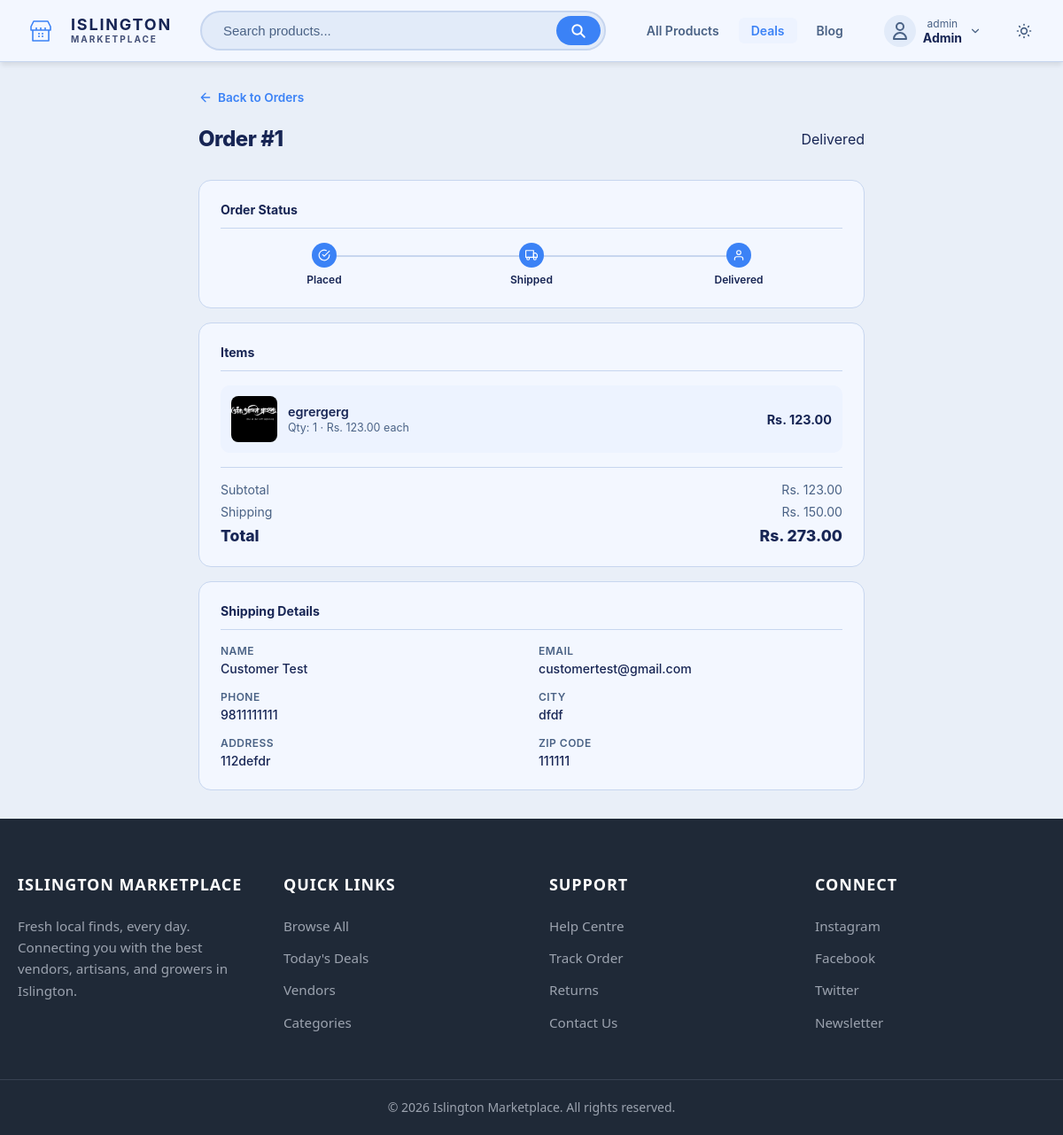
Page /orders/1/ (signed in) on the committed database.
### orders/models.py (models this page shows, shortened)
class Order(models.Model):
    STATUS_CHOICES = [
        ('placed', 'Placed'),
        ('shipped', 'Shipped'),
        ('delivered', 'Delivered'),
    ]
    user = models.ForeignKey(settings.AUTH_USER_MODEL, on_delete=models.CASCADE, related_name='orders')
    first_name = models.CharField(max_length=100)
    last_name = models.CharField(max_length=100)
    email = models.EmailField()
    phone = models.CharField(max_length=20, blank=True)
    address = models.TextField()
    city = models.CharField(max_length=100)
    zip_code = models.CharField(max_length=20)
    PAYMENT_METHOD_CHOICES = [
        ('cod', 'Cash on Delivery'),
        ('card', 'Card Payment'),
    ]
    status = models.CharField(max_length=20, choices=STATUS_CHOICES, default='placed')
    payment_method = models.CharField(max_length=10, choices=PAYMENT_METHOD_CHOICES, default='cod')
    subtotal = models.DecimalField(max_digits=10, decimal_places=2)
    shipping = models.DecimalField(max_digits=10, decimal_places=2, default=0)
    total = models.DecimalField(max_digits=10, decimal_places=2)
    created_at = models.DateTimeField(auto_now_add=True)
    updated_at = models.DateTimeField(auto_now=True)
    class Meta:
        ordering = ['-created_at']
    def get_status_badge_class(self):
        return {
            'placed': 'order-status-placed',
            'shipped': 'order-status-shipped',
            'delivered': 'order-status-delivered',
        }.get(self.status, '')

class OrderItem(models.Model):
    order = models.ForeignKey(Order, on_delete=models.CASCADE, related_name='items')
    product = models.ForeignKey(Product, on_delete=models.SET_NULL, null=True)
    product_name = models.CharField(max_length=200)
    product_price = models.DecimalField(max_digits=10, decimal_places=2)
    quantity = models.PositiveIntegerField(default=1)
    seller = models.ForeignKey(
        'accounts.Seller', on_delete=models.SET_NULL, null=True, blank=True, related_name='sold_items'
    )
    @property
    def line_total(self):
        return self.product_price * self.quantity

### Product/models.py (models this page shows, shortened)
class Product(models.Model):
    seller = models.ForeignKey(Seller, on_delete=models.CASCADE, null=True, blank=True, related_name='products')
    name = models.CharField(max_length=200)
    description = models.TextField(blank=True)
    price = models.DecimalField(max_digits=10, decimal_places=2)
    image = models.ImageField(upload_to='products/', blank=True, null=True)
    created_at = models.DateTimeField(auto_now_add=True)
    category = models.ForeignKey(Category, on_delete=models.SET_NULL, null=True, blank=True, related_name='products')
    is_approved = models.BooleanField(default=False)
    class Meta:
        ordering = ['-created_at']

### orders/views.py (the view)
# urls.py: path('orders/<int:order_id>/', views.order_detail, name='order_detail'),
@login_required
def order_detail(request, order_id):
    order = get_object_or_404(Order, id=order_id)
    if order.user != request.user and not request.user.is_staff:
        messages.error(request, 'You do not have permission to view this order.')
        return redirect('my_orders')
    return render(request, 'orders/order_detail.html', {'order': order})

### cart/context_processors.py (called while the page is built)
def cart_context(request):
    cart = request.session.get('cart', {})
    return {'cart_product_ids': set(cart.keys())}

### orders/templates/orders/order_detail.html (shortened to what this page needs)
{% extends 'layouts/base.html' %}
{% load static %}
{% block extra_head %}
  <link rel="stylesheet" href="{% static 'css/pages/seller.css' %}">
{% endblock %}
{% block content %}
<section class="order-detail-page">
  <a href="{% url 'my_orders' %}" class="order-detail-back">
    <svg width="16" height="16" viewBox="0 0 24 24" fill="none" stroke="currentColor" stroke-width="2" stroke-linecap="round" stroke-linejoin="round"><path d="M19 12H5M12 19l-7-7 7-7"/></svg>
    Back to Orders
  </a>
  <div class="order-detail-header">
    <h1 class="order-detail-title">Order #{{ order.id }}</h1>
    <span class="order-status-badge {{ order.get_status_badge_class }}">{{ order.get_status_display }}</span>
  </div>
  <div class="order-detail-card">
    <h3 class="order-detail-section-title">Order Status</h3>
    <div class="order-status-tracker">
      <div class="order-status-step">
        <div class="order-status-dot {% if order.status == 'placed' or order.status == 'shipped' or order.status == 'delivered' %}active{% endif %}">
          <svg width="14" height="14" viewBox="0 0 24 24" fill="none" stroke="currentColor" stroke-width="2" stroke-linecap="round" stroke-linejoin="round"><path d="M22 11.08V12a10 10 0 11-5.93-9.14"/><polyline points="22 4 12 14.01 9 11.01"/></svg>
        </div>
        <span class="order-status-label {% if order.status == 'placed' or order.status == 'shipped' or order.status == 'delivered' %}active{% endif %}">Placed</span>
      </div>
      <div class="order-status-step">
        <div class="order-status-dot {% if order.status == 'shipped' or order.status == 'delivered' %}active{% endif %}">
          <svg width="14" height="14" viewBox="0 0 24 24" fill="none" stroke="currentColor" stroke-width="2" stroke-linecap="round" stroke-linejoin="round"><rect x="1" y="3" width="15" height="13"/><polygon points="16 8 20 8 23 11 23 16 16 16 16 8"/><circle cx="5.5" cy="18.5" r="2.5"/><circle cx="18.5" cy="18.5" r="2.5"/></svg>
        </div>
        <span class="order-status-label {% if order.status == 'shipped' or order.status == 'delivered' %}active{% endif %}">Shipped</span>
      </div>
      <div class="order-status-step">
        <div class="order-status-dot {% if order.status == 'delivered' %}active{% endif %}">
          <svg width="14" height="14" viewBox="0 0 24 24" fill="none" stroke="currentColor" stroke-width="2" stroke-linecap="round" stroke-linejoin="round"><path d="M20 21v-2a4 4 0 00-4-4H8a4 4 0 00-4 4v2"/><circle cx="12" cy="7" r="4"/></svg>
        </div>
        <span class="order-status-label {% if order.status == 'delivered' %}active{% endif %}">Delivered</span>
      </div>
    </div>
  </div>
  <div class="order-detail-card">
    <h3 class="order-detail-section-title">Items</h3>
    <div class="order-detail-items">
      {% for item in order.items.all %}
      <div class="order-detail-item">
        {% if item.product and item.product.image %}
          <img class="order-detail-item-img" src="{{ item.product.image.url }}" alt="{{ item.product_name }}">
        {% else %}
          <div class="order-detail-item-img-placeholder">{{ item.product_name|first }}</div>
        {% endif %}
        <div class="order-detail-item-info">
          <div class="order-detail-item-name">{{ item.product_name }}</div>
          <div class="order-detail-item-meta">Qty: {{ item.quantity }} &middot; Rs. {{ item.product_price }} each</div>
        </div>
        <div class="order-detail-item-price">Rs. {{ item.line_total }}</div>
      </div>
      {% endfor %}
    </div>
    <div class="order-detail-totals">
      <div class="order-detail-total-row">
        <span>Subtotal</span>
        <span>Rs. {{ order.subtotal }}</span>
      </div>
      <div class="order-detail-total-row">
        <span>Shipping</span>
        <span>{% if order.shipping == 0 %}Free{% else %}Rs. {{ order.shipping }}{% endif %}</span>
      </div>
      <div class="order-detail-total-row order-detail-total-final">
        <span>Total</span>
        <span>Rs. {{ order.total }}</span>
      </div>
    </div>
  </div>
  <div class="order-detail-card">
    <h3 class="order-detail-section-title">Shipping Details</h3>
    <div class="order-detail-info-grid">
      <div class="order-detail-info-item">
        <div class="order-detail-info-label">Name</div>
        <div class="order-detail-info-value">{{ order.first_name }} {{ order.last_name }}</div>
      </div>
      <div class="order-detail-info-item">
        <div class="order-detail-info-label">Email</div>
        <div class="order-detail-info-value">{{ order.email }}</div>
      </div>
      <div class="order-detail-info-item">
        <div class="order-detail-info-label">Phone</div>
        <div class="order-detail-info-value">{{ order.phone|default:"-" }}</div>
      </div>
      <div class="order-detail-info-item">
        <div class="order-detail-info-label">City</div>
        <div class="order-detail-info-value">{{ order.city }}</div>
      </div>
      <div class="order-detail-info-item">
        <div class="order-detail-info-label">Address</div>
        <div class="order-detail-info-value">{{ order.address }}</div>
      </div>
      <div class="order-detail-info-item">
        <div class="order-detail-info-label">Zip Code</div>
        <div class="order-detail-info-value">{{ order.zip_code }}</div>
      </div>
    </div>
  </div>
</section>
{% endblock %}

### IMP/templates/includes/navbar.html (shortened to what this page needs)
<nav class="navbar">
    <a href="/" class="nav-brand{% if request.resolver_match.url_name == 'home' %} nav-brand-active{% endif %}">
        <div class="brand-icon">
            <svg xmlns="http://www.w3.org/2000/svg" width="32" height="32" viewBox="0 0 16 16" fill="none" stroke="currentColor" stroke-width="0.8" stroke-linejoin="round">
                <path d="M3 7.5h2.5m0 0V6m0 1.5H8m0 0V6m0 1.5h2.5m0 0V6m0 1.5H13m-6.5 2h1m1 0h1m-1 1.5h1m-3 0h1m-4 2.5v-6h-1v-2l1.5-3h8l1.5 3v2h-1v6z"/>
            </svg>
        </div>
        <div class="brand-text">
            <span class="brand-line">ISLINGTON</span>
            <span class="brand-line brand-sub">MARKETPLACE</span>
        </div>
    </a>
    <form class="nav-search-container" method="get" action="{% url 'product_list' %}">
        <input type="text" name="q" class="nav-search-input" placeholder="Search products...">
        <button type="submit" class="nav-search-btn">
            <svg width="18" height="18" fill="none" stroke="currentColor" stroke-width="2.5" viewBox="0 0 24 24">
                <path stroke-linecap="round" stroke-linejoin="round" d="M21 21l-6-6m2-5a7 7 0 11-14 0 7 7 0 0114 0z"></path>
            </svg>
        </button>
    </form>
    <div class="nav-links">
        <a href="{% url 'product_list' %}" class="nav-link{% if request.resolver_match.url_name == 'product_list' %} nav-link-active{% endif %}">All Products</a>
        <a href="{% url 'deals' %}" class="nav-link nav-link-highlight{% if request.resolver_match.url_name == 'deals' %} nav-link-active{% endif %}">Deals</a>
        <a href="{% url 'blog_list' %}" class="nav-link{% if request.resolver_match.url_name == 'blog_list' %} nav-link-active{% endif %}">Blog</a>
    </div>
    <div class="nav-actions">
        {% if user.is_authenticated %}
        <div class="nav-dropdown">
            <button class="action-link nav-dropdown-trigger">
                <div class="nav-avatar">
                  {% with profile=user.seller_profile|default:user.customer_profile %}
                  {% if profile and profile.image.name %}
                    <img src="{{ profile.image.url }}" alt="" class="nav-avatar-img">
                  {% else %}
                    <svg width="24" height="24" fill="none" stroke="currentColor" stroke-width="2" viewBox="0 0 24 24">
                        <path stroke-linecap="round" stroke-linejoin="round" d="M16 7a4 4 0 11-8 0 4 4 0 018 0zM12 14a7 7 0 00-7 7h14a7 7 0 00-7-7z"/>
                    </svg>
                  {% endif %}
                  {% endwith %}
                </div>
                <div class="action-text">
                    <span class="action-label">{{ user.first_name|default:user.username }}</span>
                    <span class="action-value">{% if user.is_staff %}Admin{% elif user.seller_profile %}Seller{% elif user.customer_profile %}Customer{% endif %}</span>
                </div>
                <svg class="dropdown-chevron" width="14" height="14" fill="none" stroke="currentColor" stroke-width="2" viewBox="0 0 24 24">
                    <path stroke-linecap="round" stroke-linejoin="round" d="M6 9l6 6 6-6"/>
                </svg>
            </button>
        </div>
        {% endif %}
        <button class="theme-toggle" id="themeToggle" aria-label="Toggle dark mode">
        </button>
    </div>
</nav>

### static/css/global.css (style rules this page uses)
:root { --blue-50: #EFF6FF; --blue-100: #DBEAFE; --blue-200: #BFDBFE; --blue-300: #93C5FD; --blue-400: #60A5FA; --blue-500: #3B82F6; --blue-600: #2563EB; --blue-700: #1D4ED8; --blue-800: #1E40AF; --blue-900: #1E3A8A; --blue-950: #172554; --color-accent: var(--blue-500); --color-accent-dark: var(--blue-600); --bg-main: #e9eff8; --bg-surface: #f3f7ff; --bg-card: #ffffff; --bg-input: #e2ebf9; --bg-input-hover: #d6e3f7; --border-soft: #c7d6ef; --border-strong: #a9bfdf; --surface-tint: #edf3ff; --text-main: var(--blue-950); --text-muted: #4a6285; --shadow-float: 0 8px 32px rgba(0, 0, 0, 0.08); --shadow-scrolled: 0 4px 20px rgba(0, 0, 0, 0.12); --transition-fast: 0.2s ease; --transition-medium: 0.3s ease; }
*, *::before, *::after { box-sizing: border-box; margin: 0; padding: 0; }
body { font-family: -apple-system, BlinkMacSystemFont, "Segoe UI", Roboto, Helvetica, Arial, sans-serif; background-color: var(--bg-main); color: var(--text-main); -webkit-font-smoothing: antialiased; min-height: 100vh; display: flex; flex-direction: column; overflow-x: hidden; transition: background-color 0.3s ease, color 0.3s ease; }
a { text-decoration: none; color: inherit; }
button { border: none; background: none; cursor: pointer; font-family: inherit; }

### rows in the picture
Order: id "1", status "Delivered", subtotal "123.00", shipping "150.00", total "273.00", first_name "Customer", last_name "Test", email "customertest@gmail.com", phone "9811111111", city "dfdf", address "112defdr", zip_code "111111"
OrderItem: product.image (picture), product_name "egrergerg", quantity "1", product_price "123.00", line_total "123.00"

### other values in the picture
{{ user.first_name|default:user.username }} "admin"
